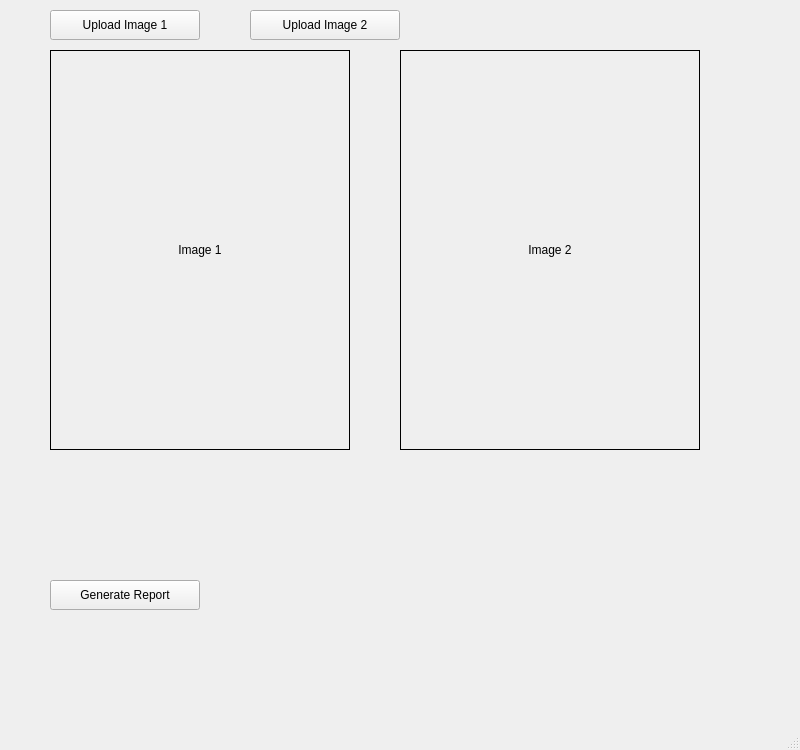
<?xml version="1.0" encoding="UTF-8"?>
<ui version="4.0">
 <class>MainWindow</class>
 <widget class="QMainWindow" name="MainWindow">
  <property name="geometry">
   <rect>
    <x>0</x>
    <y>0</y>
    <width>800</width>
    <height>750</height>
   </rect>
  </property>
  <property name="windowTitle">
   <string>鉴定报告生成工具</string>
  </property>
  <widget class="QWidget" name="centralwidget">
   <!-- 检材和样本上传 -->
   <widget class="QPushButton" name="button_upload_image1">
    <property name="geometry">
     <rect>
      <x>50</x>
      <y>10</y>
      <width>150</width>
      <height>30</height>
     </rect>
    </property>
    <property name="text">
     <string>Upload Image 1</string>
    </property>
   </widget>
   <widget class="QPushButton" name="button_upload_image2">
    <property name="geometry">
     <rect>
      <x>250</x>
      <y>10</y>
      <width>150</width>
      <height>30</height>
     </rect>
    </property>
    <property name="text">
     <string>Upload Image 2</string>
    </property>
   </widget>
   <!-- 图像显示 -->
   <widget class="QLabel" name="label_image1">
    <property name="geometry">
     <rect>
      <x>50</x>
      <y>50</y>
      <width>300</width>
      <height>400</height>
     </rect>
    </property>
    <property name="text">
     <string>Image 1</string>
    </property>
    <property name="alignment">
     <set>Qt::AlignCenter</set>
    </property>
    <property name="frameShape">
     <enum>QFrame::Box</enum>
    </property>
   </widget>
   <widget class="QLabel" name="label_image2">
    <property name="geometry">
     <rect>
      <x>400</x>
      <y>50</y>
      <width>300</width>
      <height>400</height>
     </rect>
    </property>
    <property name="text">
     <string>Image 2</string>
    </property>
    <property name="alignment">
     <set>Qt::AlignCenter</set>
    </property>
    <property name="frameShape">
     <enum>QFrame::Box</enum>
    </property>
   </widget>
   <!-- 自动生成报告按钮 -->
   <widget class="QPushButton" name="button_generate_report">
    <property name="geometry">
     <rect>
      <x>50</x>
      <y>580</y>
      <width>150</width>
      <height>30</height>
     </rect>
    </property>
    <property name="text">
     <string>Generate Report</string>
    </property>
   </widget>
  </widget>
  <widget class="QMenuBar" name="menubar"/>
  <widget class="QStatusBar" name="statusbar"/>
 </widget>
</ui>
